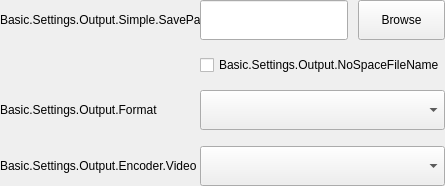
                <widget class="QWidget" name="widget_AdvOutRecVideo" native="true">
                 <property name="minimumSize">
                  <size>
                   <width>0</width>
                   <height>0</height>
                  </size>
                 </property>
                 <layout class="QFormLayout" name="formLayout_2">
                  <property name="fieldGrowthPolicy">
                   <enum>QFormLayout::AllNonFixedFieldsGrow</enum>
                  </property>
                  <property name="labelAlignment">
                   <set>Qt::AlignLeading|Qt::AlignLeft|Qt::AlignVCenter</set>
                  </property>
                  <property name="formAlignment">
                   <set>Qt::AlignLeading|Qt::AlignLeft|Qt::AlignTop</set>
                  </property>
                  <property name="horizontalSpacing">
                   <number>0</number>
                  </property>
                  <property name="verticalSpacing">
                   <number>16</number>
                  </property>
                  <property name="leftMargin">
                   <number>0</number>
                  </property>
                  <property name="topMargin">
                   <number>0</number>
                  </property>
                  <property name="rightMargin">
                   <number>0</number>
                  </property>
                  <property name="bottomMargin">
                   <number>0</number>
                  </property>
                  <item row="0" column="0">
                   <widget class="QLabel" name="label_AdvOutRecPath">
                    <property name="sizePolicy">
                     <sizepolicy hsizetype="Fixed" vsizetype="Maximum">
                      <horstretch>0</horstretch>
                      <verstretch>0</verstretch>
                     </sizepolicy>
                    </property>
                    <property name="minimumSize">
                     <size>
                      <width>200</width>
                      <height>40</height>
                     </size>
                    </property>
                    <property name="maximumSize">
                     <size>
                      <width>200</width>
                      <height>40</height>
                     </size>
                    </property>
                    <property name="styleSheet">
                     <string notr="true"/>
                    </property>
                    <property name="text">
                     <string>Basic.Settings.Output.Simple.SavePath</string>
                    </property>
                   </widget>
                  </item>
                  <item row="0" column="1">
                   <layout class="QHBoxLayout" name="horizontalLayout_2">
                    <property name="spacing">
                     <number>10</number>
                    </property>
                    <item>
                     <widget class="QLineEdit" name="lineEdit_AdvOutRecPath">
                      <property name="sizePolicy">
                       <sizepolicy hsizetype="Expanding" vsizetype="Fixed">
                        <horstretch>0</horstretch>
                        <verstretch>0</verstretch>
                       </sizepolicy>
                      </property>
                      <property name="minimumSize">
                       <size>
                        <width>0</width>
                        <height>40</height>
                       </size>
                      </property>
                      <property name="maximumSize">
                       <size>
                        <width>16777215</width>
                        <height>40</height>
                       </size>
                      </property>
                      <property name="styleSheet">
                       <string notr="true"/>
                      </property>
                     </widget>
                    </item>
                    <item>
                     <widget class="QPushButton" name="pushButton_AdvOutRecPathBrowse">
                      <property name="minimumSize">
                       <size>
                        <width>87</width>
                        <height>40</height>
                       </size>
                      </property>
                      <property name="maximumSize">
                       <size>
                        <width>87</width>
                        <height>40</height>
                       </size>
                      </property>
                      <property name="styleSheet">
                       <string notr="true"/>
                      </property>
                      <property name="text">
                       <string>Browse</string>
                      </property>
                      <property name="buttonType" stdset="0">
                       <string>settingDialog</string>
                      </property>
                     </widget>
                    </item>
                   </layout>
                  </item>
                  <item row="1" column="1">
                   <widget class="QCheckBox" name="checkBox_AdvOutNoSpace">
                    <property name="minimumSize">
                     <size>
                      <width>0</width>
                      <height>18</height>
                     </size>
                    </property>
                    <property name="maximumSize">
                     <size>
                      <width>16777215</width>
                      <height>18</height>
                     </size>
                    </property>
                    <property name="styleSheet">
                     <string notr="true"/>
                    </property>
                    <property name="text">
                     <string>Basic.Settings.Output.NoSpaceFileName</string>
                    </property>
                   </widget>
                  </item>
                  <item row="2" column="0">
                   <widget class="QLabel" name="label_AdvOutRecFormat">
                    <property name="sizePolicy">
                     <sizepolicy hsizetype="Fixed" vsizetype="Maximum">
                      <horstretch>0</horstretch>
                      <verstretch>0</verstretch>
                     </sizepolicy>
                    </property>
                    <property name="minimumSize">
                     <size>
                      <width>200</width>
                      <height>40</height>
                     </size>
                    </property>
                    <property name="maximumSize">
                     <size>
                      <width>200</width>
                      <height>40</height>
                     </size>
                    </property>
                    <property name="styleSheet">
                     <string notr="true"/>
                    </property>
                    <property name="text">
                     <string>Basic.Settings.Output.Format</string>
                    </property>
                   </widget>
                  </item>
                  <item row="2" column="1">
                   <widget class="AFQCustomCombobox" name="comboBox_AdvOutRecFormat">
                    <property name="sizePolicy">
                     <sizepolicy hsizetype="Preferred" vsizetype="Fixed">
                      <horstretch>0</horstretch>
                      <verstretch>0</verstretch>
                     </sizepolicy>
                    </property>
                    <property name="minimumSize">
                     <size>
                      <width>0</width>
                      <height>40</height>
                     </size>
                    </property>
                    <property name="maximumSize">
                     <size>
                      <width>16777215</width>
                      <height>40</height>
                     </size>
                    </property>
                    <property name="styleSheet">
                     <string notr="true"/>
                    </property>
                   </widget>
                  </item>
                  <item row="3" column="0">
                   <widget class="QLabel" name="label_AdvOutRecEncoder">
                    <property name="sizePolicy">
                     <sizepolicy hsizetype="Fixed" vsizetype="Maximum">
                      <horstretch>0</horstretch>
                      <verstretch>0</verstretch>
                     </sizepolicy>
                    </property>
                    <property name="minimumSize">
                     <size>
                      <width>200</width>
                      <height>40</height>
                     </size>
                    </property>
                    <property name="maximumSize">
                     <size>
                      <width>200</width>
                      <height>40</height>
                     </size>
                    </property>
                    <property name="styleSheet">
                     <string notr="true"/>
                    </property>
                    <property name="text">
                     <string>Basic.Settings.Output.Encoder.Video</string>
                    </property>
                   </widget>
                  </item>
                  <item row="3" column="1">
                   <widget class="AFQCustomCombobox" name="comboBox_AdvOutRecEncoder">
                    <property name="sizePolicy">
                     <sizepolicy hsizetype="Preferred" vsizetype="Fixed">
                      <horstretch>0</horstretch>
                      <verstretch>0</verstretch>
                     </sizepolicy>
                    </property>
                    <property name="minimumSize">
                     <size>
                      <width>0</width>
                      <height>40</height>
                     </size>
                    </property>
                    <property name="maximumSize">
                     <size>
                      <width>16777215</width>
                      <height>40</height>
                     </size>
                    </property>
                    <property name="styleSheet">
                     <string notr="true"/>
                    </property>
                   </widget>
                  </item>
                 </layout>
                </widget>
